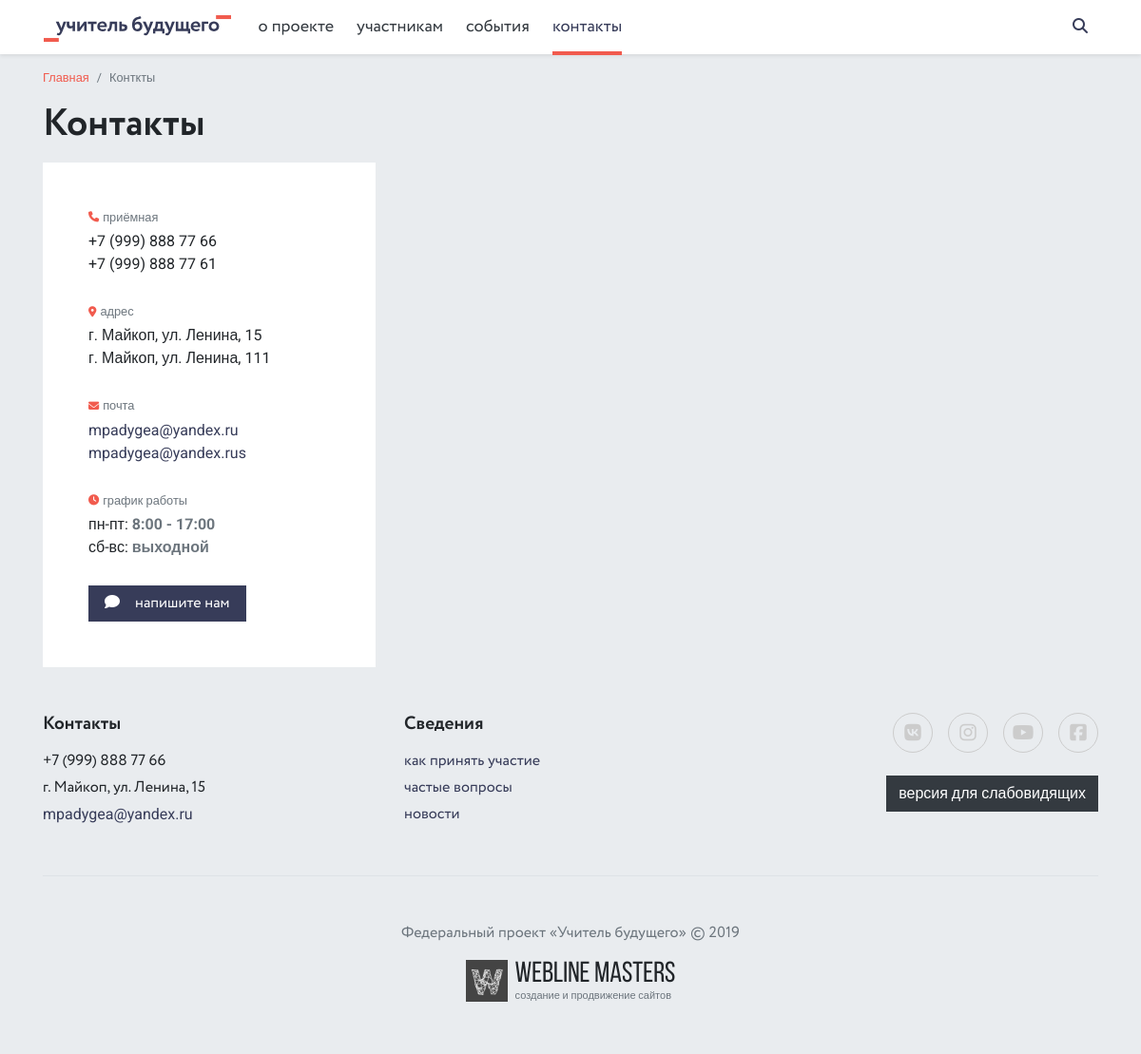
/contacts/, run on the app's committed database.
### pages/models.py (models this page shows, shortened)
class Page(MPTTModel, SEO, Order):
    ACTION_CHOICES = (
        ('pages', 'Информативная страница'),
        ('home', 'Главная страница'),
        ('albums', 'Фотоотчёты'),
        ('employees', 'Руководство'),
        ('documents', 'Документы'),
        ('news', 'Новости'),
        ('contacts', 'Контакты'),
    )
    title = models.CharField(max_length=250, verbose_name='Название страницы', unique=True)
    body1 = models.TextField(verbose_name='Текст страницы #1', null=True, blank=True)
    body2 = models.TextField(verbose_name='Текст страницы #2', null=True, blank=True)
    body3 = models.TextField(verbose_name='Текст страницы #3', null=True, blank=True)
    is_active = models.BooleanField(default=True, verbose_name='Показывать в меню')
    action = models.CharField(max_length=32, choices=ACTION_CHOICES, verbose_name='Название модуля')
    parent = TreeForeignKey('self', on_delete=models.SET_NULL, related_name='children',
                            verbose_name='Родительская страница', blank=True, null=True)
    slug = models.SlugField(max_length=250, verbose_name='Slug', unique=True)
    in_footer = models.BooleanField(default=False, verbose_name='Показывать в футере')
    @property
    def subpages(self):
        return Page.objects.filter(parent=self, is_active=True)
    @property
    def firstchild(self):
        return Page.objects.filter(parent=self, is_active=True).first()
    @property
    def subpagescount(self):
        sublist = Page.objects.filter(parent=self, is_active=True)
        return len(sublist)
    class Meta:
        verbose_name = 'Страница'
        verbose_name_plural = 'Страницы'

### contacts/models.py (models this page shows, shortened)
class Phone(models.Model):
    phone = models.CharField(max_length=20, verbose_name='Телефон')
    class Meta:
        verbose_name = 'Телефон'
        verbose_name_plural = 'Телефоны'

class Address(models.Model):
    address = models.CharField(max_length=250, verbose_name='Адрес')
    class Meta:
        verbose_name = 'Адрес'
        verbose_name_plural = 'Адреса'

class Email(models.Model):
    email = models.EmailField(max_length=250, verbose_name='E-mail')
    class Meta:
        verbose_name = 'E-mail'
        verbose_name_plural = 'E-mails'

class Schedule(models.Model):
    days_point = models.CharField(max_length=250, verbose_name='Дни недели')
    time_point = models.CharField(max_length=250, verbose_name='Время работы')
    class Meta:
        verbose_name = 'Пункт'
        verbose_name_plural = 'Режим работы'

class Social(models.Model):
    name = models.CharField(max_length=250, verbose_name='Название социальной сети')
    short_name = models.CharField(max_length=250, verbose_name='Короткое название')
    color = models.CharField(max_length=250, verbose_name='Цвет обрамления')
    link = models.URLField(max_length=250, verbose_name='Ссылка')
    class Meta:
        verbose_name = 'Социальная сеть'
        verbose_name_plural = 'Социальные сети'

### contacts/views.py (the view)
# urls.py: path('', views.ContactsView.as_view(), name='contacts'),
class ContactsView(View):
    def get(self, request):
        map_code = MapCode.objects.first()
        shedule = Schedule.objects.all()
        phones = Phone.objects.all()
        addresses = Address.objects.all()
        emails = Email.objects.all()
        feedback_form = FeedBackForm()
        contacts_page = Page.objects.filter(is_active=True, action='contacts').first()
        context = {
            'map_code': map_code,
            'shedule': shedule,
            'phones': phones,
            'addresses': addresses,
            'emails': emails,
            'feedback_form': feedback_form,
            'contacts_page': contacts_page,
        }
        lo = 'lo/' if request.session.get('is_lo') else ''
        return render(request, lo + 'contacts/contacts.html', context)

### feedback/forms.py
class FeedBackForm(forms.ModelForm):
    class Meta:
        model = FeedBack
        fields = ('name', 'email', 'text')
        widgets = {
            'name': forms.TextInput(attrs={'class': 'form-control px-0 font-2 inp', 'placeholder': 'Ваше имя'}),
            'email': forms.EmailInput(attrs={'class': 'form-control px-0 font-2 inp', 'placeholder': 'Ваш е-mail для связи'}),
            'text': forms.Textarea(attrs={'class': 'form-control px-0 font-2 inp', 'placeholder': 'Ваше сообщение', 'rows': 5}),
        }

### contacts/models.py (called while the page is built)
    def __str__(self):
        return self.map_code

### core/context_processors.py (called while the page is built)
def context_info(request):
    phone = Phone.objects.first()
    address = Address.objects.first()
    email = Email.objects.first()
    socials = Social.objects.all()
    main_doc_category = DocumentCategory.objects.filter(is_active=True).first()
    pages = Page.objects.filter(is_active=True).exclude(action='home')
    all_docs = DocumentCategory.objects.filter(is_active=True)
    context = {
        'phone': phone,
        'address': address,
        'email': email,
        'socials': socials,
        'main_doc_category': main_doc_category,
        'pages': pages,
        'all_docs': all_docs,
    }
    return context

### documents/models.py (called while the page is built)
    def get_absolute_url(self):
        return reverse('document_category', args=[self.slug])

### templates/contacts/contacts.html (shortened to what this page needs)
{% extends 'base.html' %}
{% block content %}
<main role="main">
    <div class="container">
        <div class="d-flex flex-column flex-md-row justify-content-between align-items-md-center mb-3 mb-md-0">
            <ol class="breadcrumb small">
                <li class="breadcrumb-item"><a href="{% url 'index' %}">Главная</a></li>
                <li class="breadcrumb-item active">Конткты</li>
            </ol>
        </div>
        <h1 class="mt-0">Контакты</h1>
        <div class="row">
            <div class="col-lg-4">
                <div class="bg-white p-4 p-md-5">
                    <p>
                        <span class="small text-muted d-block mb-1">приёмная</span>
                        {% for item in phones %}
                            {{ item.phone }} <br>
                        {% endfor %}
                    </p>
                    <p>
                        <span class="small text-muted d-block mb-1">адрес</span>
                        {% for item in addresses %}
                            {{ item.address }} <br>
                        {% endfor %}
                    </p>
                    <p>
                        <span class="small text-muted d-block mb-1">почта</span>
                        {% for item in emails %}
                        <a href="mailto:{{ item.email }}" class="text-secondary">{{ item.email }}</a><br>
                        {% endfor %}
                    </p>
                    <p>
                        <span class="small text-muted d-block mb-1">график работы</span>
                        {% for item in shedule %}
                        {{ item.days_point }}: <b class="text-muted">{{ item.time_point }}</b><br>
                        {% endfor %}
                    </p>
                    <a href="#" data-toggle="modal" data-target="#Modal" class="btn btn-secondary px-3 font-2"><i class="fas fa-comment mr-3"></i>напишите нам</a>
                </div>
            </div>
            <div class="col-lg-8">
            </div>
        </div>
    </div>
</main>
{% endblock content %}

### templates/__header.html (shortened to what this page needs)
{% load static %}
<nav class="navbar navbar-expand-lg navbar-light bg-white fixed-top shadow-sm">
    <div class="container px-sm-3 position-relative">
        <a class="navbar-brand" href="{% url 'index' %}">
            <img src="{% static 'images/logo-wide.svg' %}" alt="" class="navbar-logo">
        </a>
        <div class="collapse navbar-collapse font-2">
            <ul class="navbar-nav mr-auto">
                {% for page in pages %}
                    {% if not page.parent %}
                        {% if page.subpagescount > 0 %}
                        <li class="nav-item dropdown">
                            <a class="nav-link dropdown-toggle
                            {% for item in page.subpages %}
                            {% endfor %}
                            " href="
                                {% if page.firstchild.action == 'pages' %}
                                    /pages/{{ page.firstchild.slug }}/
                                {% elif page.firstchild.action == 'news' %}
                                    /news/
                                {% elif page.firstchild.action == 'albums' %}
                                    /gallery/
                                {% elif page.firstchild.action == 'documents' %}
                                    {{ main_doc_category.get_absolute_url }}
                                {% elif page.firstchild.action == 'employees' %}
                                    /leadership/
                                {% endif %}
                            " role="button" aria-haspopup="true" aria-expanded="false">
                                {{ page.title }}
                            </a>
                        </li>
                        {% else %}
                        <li class="nav-item">
                            {% if page.action == 'contacts' %}
                            <a class="nav-link {% if 'contacts' in request.path %}active{% endif %}" href="/contacts/">{{ page.title }}</a>
                            {% else %}
                            <a class="nav-link {% if page.slug in request.path %}active{% endif %}" href="/pages/{{ page.slug }}/">{{ page.title }}</a>
                            {% endif %}
                        </li>
                        {% endif %}
                    {% endif %}
                {% endfor %}
            </ul>
        </div>
        <form class="search" action="{% url 'search' %}">
            <div class="search-wrapper">
                <input type="text" name="query" placeholder="найти..." class="search-field">
            </div>
        </form>
    </div>
</nav>

### templates/__footer.html
{% load static %}
<footer class="footer bg-light py-5">
    <div class="container">
        <div class="row">
            <div class="col-lg-4 col-md-6 col-sm-6 mb-4">
                <h2 class="h5 mt-0">Контакты</h2>
                <p class="font-2 mb-1">{{ phone.phone }}</p>
                <p class="font-2 mb-1">{{ address.address }}</p>
                <p><a href="mailto:{{ email.email }}" class="text-secondary">{{ email.email }}</a></p>
            </div>
            <div class="col-lg-4 col-md-6 col-sm-6 mb-4 text-md-right text-lg-left">
                <h2 class="h5 mt-0">Сведения</h2>
                {% for page in pages %}
                    {% if page.parent and page.in_footer %}
                    <a href="
                    {% if page.action == 'pages' %}
                        /pages/{{ page.slug }}/
                    {% elif page.action == 'news' %}
                        /news/
                    {% elif page.action == 'albums' %}
                        /gallery/
                    {% elif page.action == 'documents' %}
                        {{ main_doc_category.get_absolute_url }}
                    {% elif page.action == 'employees' %}
                        /leadership/
                    {% endif %}
                    " class="d-block font-2 mb-1 text-secondary">{{ page.title }}</a>
                    {% endif %}
                {% endfor %}
            </div>
            <div class="col-lg-4 text-lg-right text-sm-center mb-4 mb-sm-5">
                <div class="socials socials-big d-block pb-4">
                    {% for item in socials %}
                    <a href="{{ item.link }}" target="_blank" title="" style="color: {{ item.color }}; border-color: {{ item.color }};"><i class="fab fa-{{ item.short_name }}"></i></a>
                    {% endfor %}
                </div>
                <a class="btn btn-dark" href="{% url 'change_view' %}" role="button">версия для слабовидящих</a>
            </div>
        </div>
        <div class="text-sm-center text-muted font-2 mb-3 pt-4 pt-sm-5 border-top">Федеральный проект «Учитель будущего» © 2019</div>
        <div class="text-sm-center">
            <div class="position-relative d-inline-flex justify-content-center align-items-center devlogo">
                <img src="{% static 'images/devlogo.svg' %}" alt="Webline Masters">
                <div class="ml-2 d-flex align-items-start flex-column">
                    <span>Webline Masters</span>
                    <a href="http://wlms.info" target="_blank" class="stretched-link text-muted" title="Webline Masters">создание и продвижение сайтов</a>
                </div>
            </div>
        </div>
    </div>
</footer>

### data on the page
Page: title "о проекте"
Page: title "участникам"
Page: title "события"
Page: title "контакты"
Phone: phone "+7 (999) 888 77 66"
Phone: phone "+7 (999) 888 77 61"
Address: address "г. Майкоп, ул. Ленина, 15"
Address: address "г. Майкоп, ул. Ленина, 111"
Email: email "mpadygea@yandex.ru"
Email: email "mpadygea@yandex.rus"
Schedule: days_point "пн-пт", time_point "8:00 - 17:00"
Schedule: days_point "сб-вс", time_point "выходной"
Page: title "как принять участие"
Page: title "частые вопросы"
Page: title "новости"
